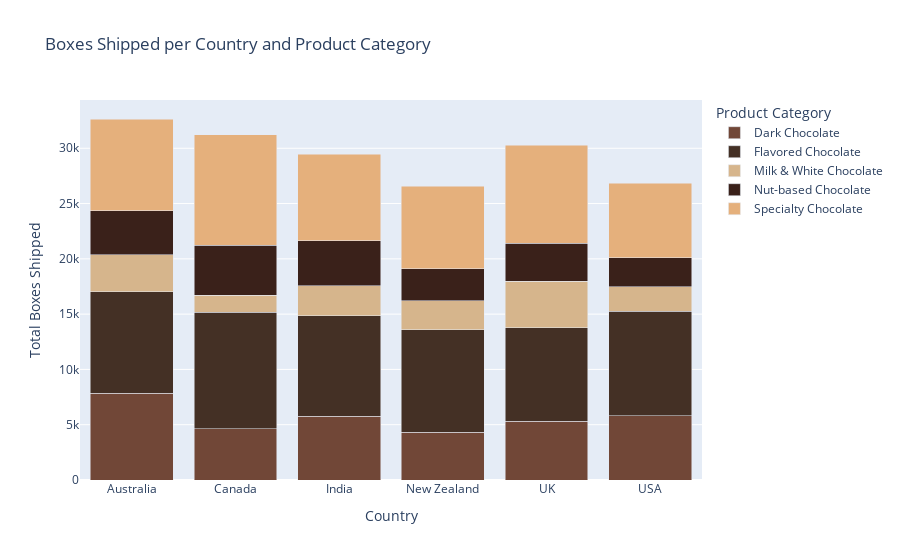

Write notebook code for a chart like this one.
### Markdown cell above
- This barchart shows in a more simplistic way how uniform the total sales in each country were, compared to the previous charts.

### Code cell
# Aggregate total boxes shipped by country and product category
boxes_country_category = df.groupby(["Country", "Product Category"], as_index=False)["Boxes Shipped"].sum()

# Create Stacked Bar Chart in Plotly
fig_boxes_shipped = px.bar(boxes_country_category, 
                           x="Country", 
                           y="Boxes Shipped", 
                           color="Product Category",
                           title="Boxes Shipped per Country and Product Category",
                           labels={"Boxes Shipped": "Total Boxes Shipped", "Country": "Country"},
                           barmode="stack",  # Stacked bars
                           color_discrete_sequence=custom_palette)

fig_boxes_shipped.show()

### Figure 1 — Plotly figure (JSON) as saved in the notebook; plotly's stock layout.template omitted (floating-point values rounded to 4 significant figures)
{"data": [{"alignmentgroup": "True", "hovertemplate": "Product Category=Dark Chocolate<br>Country=%{x}<br>Total Boxes Shipped=%{y}<extra></extra>", "legendgroup": "Dark Chocolate", "marker": {"color": "#714737", "pattern": {"shape": ""}}, "name": "Dark Chocolate", "offsetgroup": "Dark Chocolate", "orientation": "v", "showlegend": true, "textposition": "auto", "type": "bar", "x": ["Australia", "Canada", "India", "New Zealand", "UK", "USA"], "xaxis": "x", "y": [7835, 4641, 5787, 4329, 5302, 5833], "yaxis": "y"}, {"alignmentgroup": "True", "hovertemplate": "Product Category=Flavored Chocolate<br>Country=%{x}<br>Total Boxes Shipped=%{y}<extra></extra>", "legendgroup": "Flavored Chocolate", "marker": {"color": "#443025", "pattern": {"shape": ""}}, "name": "Flavored Chocolate", "offsetgroup": "Flavored Chocolate", "orientation": "v", "showlegend": true, "textposition": "auto", "type": "bar", "x": ["Australia", "Canada", "India", "New Zealand", "UK", "USA"], "xaxis": "x", "y": [9186, 10549, 9072, 9274, 8481, 9413], "yaxis": "y"}, {"alignmentgroup": "True", "hovertemplate": "Product Category=Milk & White Chocolate<br>Country=%{x}<br>Total Boxes Shipped=%{y}<extra></extra>", "legendgroup": "Milk & White Chocolate", "marker": {"color": "#D6B58C", "pattern": {"shape": ""}}, "name": "Milk & White Chocolate", "offsetgroup": "Milk & White Chocolate", "orientation": "v", "showlegend": true, "textposition": "auto", "type": "bar", "x": ["Australia", "Canada", "India", "New Zealand", "UK", "USA"], "xaxis": "x", "y": [3331, 1530, 2698, 2602, 4180, 2229], "yaxis": "y"}, {"alignmentgroup": "True", "hovertemplate": "Product Category=Nut-based Chocolate<br>Country=%{x}<br>Total Boxes Shipped=%{y}<extra></extra>", "legendgroup": "Nut-based Chocolate", "marker": {"color": "#3A211A", "pattern": {"shape": ""}}, "name": "Nut-based Chocolate", "offsetgroup": "Nut-based Chocolate", "orientation": "v", "showlegend": true, "textposition": "auto", "type": "bar", "x": ["Australia", "Canada", "India", "New Zealand", "UK", "USA"], "xaxis": "x", "y": [3979, 4500, 4069, 2886, 3433, 2637], "yaxis": "y"}, {"alignmentgroup": "True", "hovertemplate": "Product Category=Specialty Chocolate<br>Country=%{x}<br>Total Boxes Shipped=%{y}<extra></extra>", "legendgroup": "Specialty Chocolate", "marker": {"color": "#E5B07C", "pattern": {"shape": ""}}, "name": "Specialty Chocolate", "offsetgroup": "Specialty Chocolate", "orientation": "v", "showlegend": true, "textposition": "auto", "type": "bar", "x": ["Australia", "Canada", "India", "New Zealand", "UK", "USA"], "xaxis": "x", "y": [8316, 10001, 7844, 7489, 8869, 6712], "yaxis": "y"}], "layout": {"barmode": "stack", "legend": {"title": {"text": "Product Category"}, "tracegroupgap": 0}, "title": {"text": "Boxes Shipped per Country and Product Category"}, "xaxis": {"anchor": "y", "domain": [0, 1], "title": {"text": "Country"}}, "yaxis": {"anchor": "x", "domain": [0, 1], "title": {"text": "Total Boxes Shipped"}}}}
